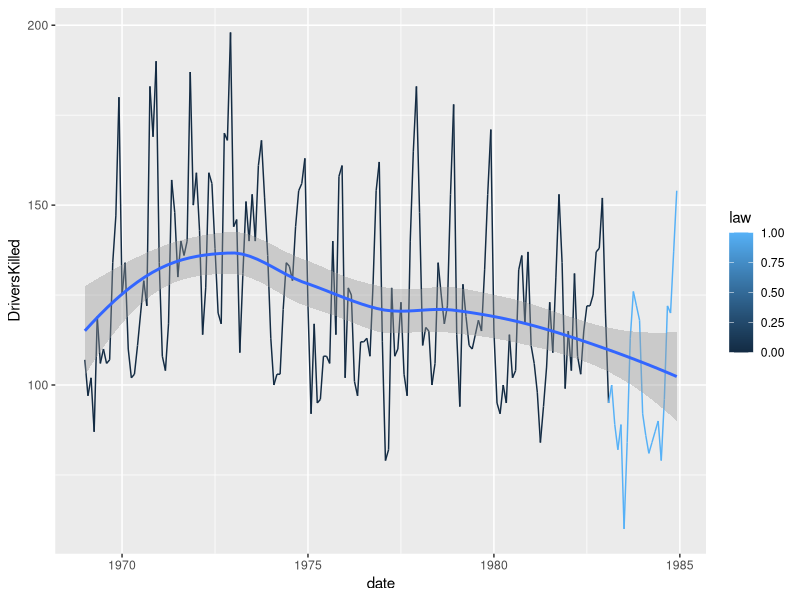
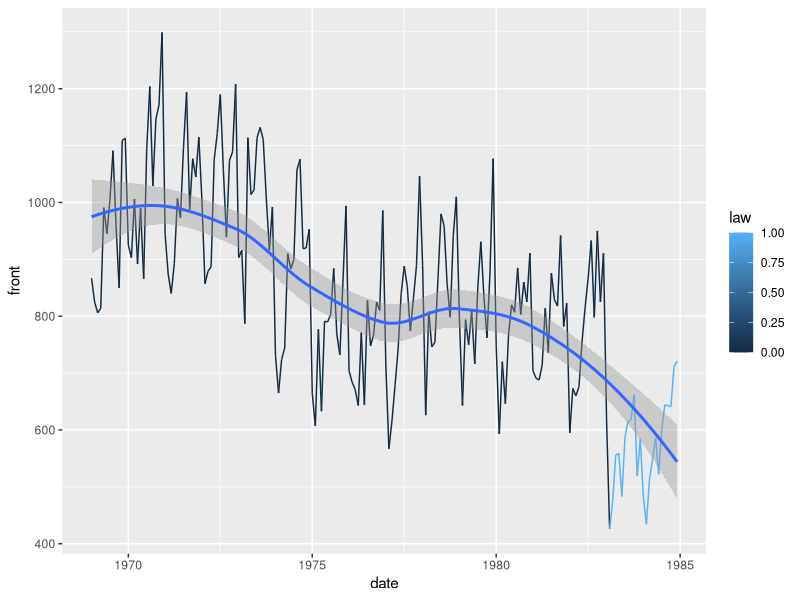
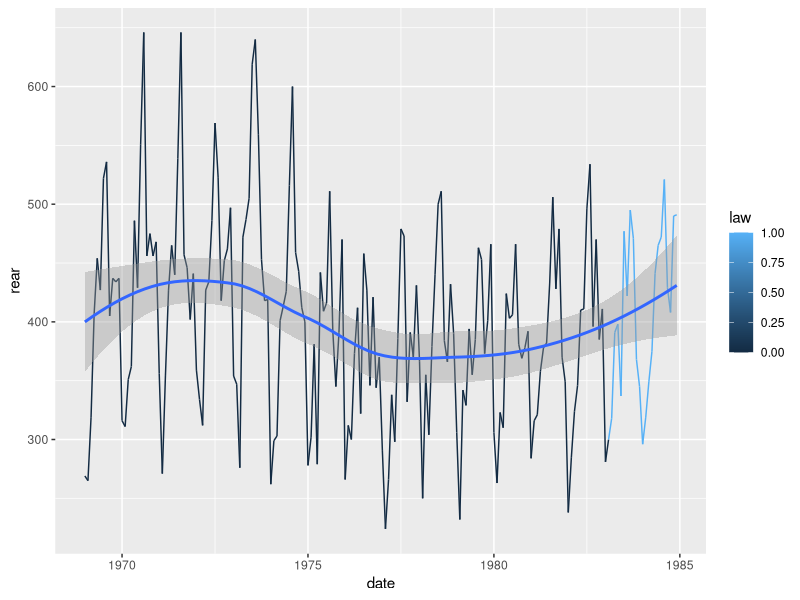
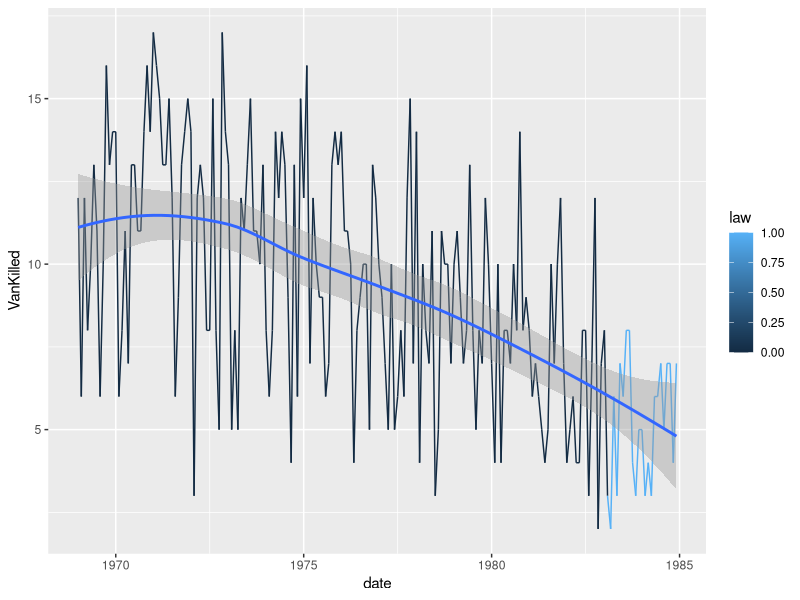
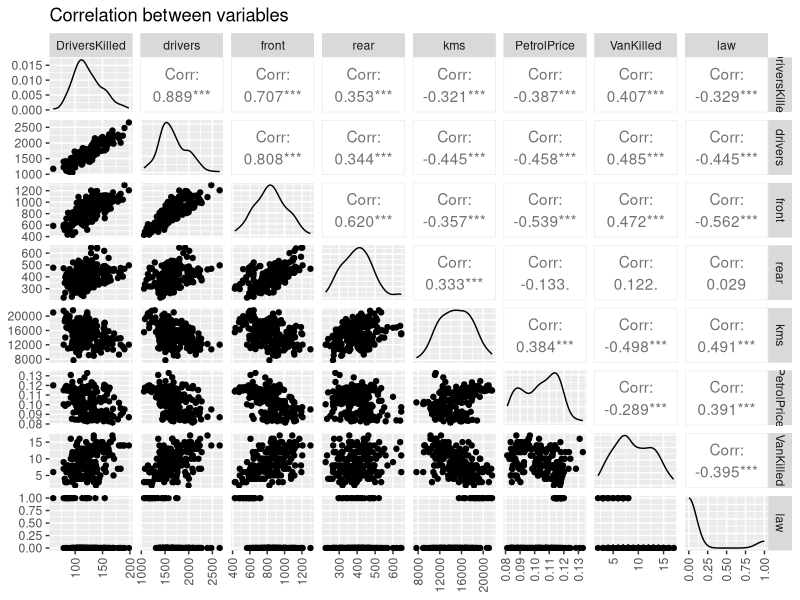
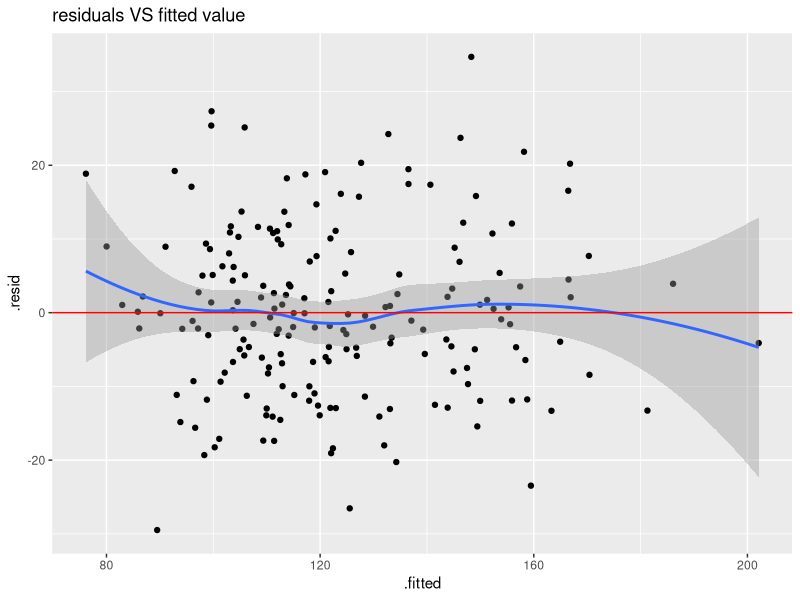

Write the R code that produced these figures, in order.
## ---- chunk 1
# Libraries
set.seed(96024)

library(tidyverse)
library(readr)
library(kableExtra)
library(bookdown)
## ---- chunk 2
knitr::opts_chunk$set(fig.pos = 'H', echo = FALSE, message = FALSE, warning = FALSE)
## ---- chunk 3
Seatbelts_data = data.frame(as.matrix(Seatbelts),date=time(Seatbelts))
## ---- chunk 4
ggplot(data=Seatbelts_data, aes(x=date,y=DriversKilled,col=law))+geom_line()+geom_smooth()
## ---- chunk 5
ggplot(data=Seatbelts_data, aes(x=date,y=front,col=law))+geom_line()+geom_smooth()
## ---- chunk 6
ggplot(data=Seatbelts_data, aes(x=date,y=rear,col=law))+geom_line()+geom_smooth()
## ---- chunk 7
ggplot(data=Seatbelts_data, aes(x=date,y=VanKilled,col=law))+geom_line()+geom_smooth()
## ---- chunk 8
Seatbelts_data %>%
  group_by(law) %>%
  summarise(DriversKilled_Average=mean(DriversKilled)) %>%
  kable(caption="Drivers killed before and after law")
## ---- chunk 9
Seatbelts_data %>%
  group_by(law) %>%
  summarise(Rear_Average=mean(rear)) %>%
  kable(caption="Back seat passengers killed before and after law")
## ---- chunk 10
Seatbelts_data %>%
  group_by(law) %>%
  summarise(Front_Average=mean(front)) %>%
  kable(caption="Front seat passengers killed before and after law")
## ---- chunk 11
Seatbelts_data %>%
  group_by(law) %>%
  summarise(Van_Average=mean(VanKilled)) %>%
  kable(caption="Light good vehicle drivers killed before and after law")
## ---- chunk 12
library(ggplot2)
library(GGally)
library(tidyverse)
library(readr)
library(broom)
## ---- chunk 13
Seatbelts%>%as.data.frame()->seatbelts
## ---- chunk 14
seatbelts%>%
  select("DriversKilled", "drivers", "front")%>%
  summary()%>%
  kable(caption = "Summary of the three variabls")
## ---- chunk 15
seatbelts%>% 
  ggpairs()+
  ggtitle("Correlation between variables")+
  theme(axis.text.x = element_text(angle = 90, vjust = 0.5, hjust=1))
## ---- chunk 16
Seatbelts%>%as.data.frame()->seatbelts
seatbelts%>%
  mutate(law=as.factor(law))->Seatbelt

fit<-lm(DriversKilled ~ ., data=Seatbelt)
summary(fit)
## ---- chunk 17
aug<-augment(fit)
## ---- chunk 18
ggplot(aug, aes(x=.fitted, y=.resid))+
  geom_point()+
  geom_smooth()+
   geom_hline(yintercept=0, color="red")+
  ggtitle("residuals VS fitted value")
